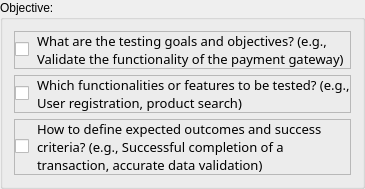
                      <widget class="QGroupBox" name="groupBox_22">
                       <property name="title">
                        <string>Objective:</string>
                       </property>
                       <layout class="QVBoxLayout" name="verticalLayout_33">
                        <item>
                         <widget class="QFrame" name="frame_55">
                          <property name="frameShape">
                           <enum>QFrame::StyledPanel</enum>
                          </property>
                          <property name="frameShadow">
                           <enum>QFrame::Raised</enum>
                          </property>
                          <layout class="QHBoxLayout" name="horizontalLayout_60">
                           <property name="spacing">
                            <number>8</number>
                           </property>
                           <property name="leftMargin">
                            <number>0</number>
                           </property>
                           <property name="topMargin">
                            <number>0</number>
                           </property>
                           <property name="rightMargin">
                            <number>0</number>
                           </property>
                           <property name="bottomMargin">
                            <number>0</number>
                           </property>
                           <item>
                            <widget class="QCheckBox" name="cb1">
                             <property name="sizePolicy">
                              <sizepolicy hsizetype="Fixed" vsizetype="Fixed">
                               <horstretch>0</horstretch>
                               <verstretch>0</verstretch>
                              </sizepolicy>
                             </property>
                             <property name="text">
                              <string/>
                             </property>
                            </widget>
                           </item>
                           <item>
                            <widget class="QLabel" name="label_59">
                             <property name="font">
                              <font>
                               <family>Cascadia Mono</family>
                               <pointsize>10</pointsize>
                               <weight>50</weight>
                               <italic>false</italic>
                               <bold>false</bold>
                              </font>
                             </property>
                             <property name="text">
                              <string>What are the testing goals and objectives? (e.g., Validate the functionality of the payment gateway)</string>
                             </property>
                             <property name="wordWrap">
                              <bool>true</bool>
                             </property>
                            </widget>
                           </item>
                          </layout>
                         </widget>
                        </item>
                        <item>
                         <widget class="QFrame" name="frame_56">
                          <property name="frameShape">
                           <enum>QFrame::StyledPanel</enum>
                          </property>
                          <property name="frameShadow">
                           <enum>QFrame::Raised</enum>
                          </property>
                          <layout class="QHBoxLayout" name="horizontalLayout_61">
                           <property name="spacing">
                            <number>8</number>
                           </property>
                           <property name="leftMargin">
                            <number>0</number>
                           </property>
                           <property name="topMargin">
                            <number>0</number>
                           </property>
                           <property name="rightMargin">
                            <number>0</number>
                           </property>
                           <property name="bottomMargin">
                            <number>0</number>
                           </property>
                           <item>
                            <widget class="QCheckBox" name="cb2">
                             <property name="sizePolicy">
                              <sizepolicy hsizetype="Fixed" vsizetype="Fixed">
                               <horstretch>0</horstretch>
                               <verstretch>0</verstretch>
                              </sizepolicy>
                             </property>
                             <property name="text">
                              <string/>
                             </property>
                            </widget>
                           </item>
                           <item>
                            <widget class="QLabel" name="label_60">
                             <property name="font">
                              <font>
                               <family>Cascadia Mono</family>
                               <pointsize>10</pointsize>
                               <weight>50</weight>
                               <italic>false</italic>
                               <bold>false</bold>
                              </font>
                             </property>
                             <property name="text">
                              <string>Which functionalities or features to be tested? (e.g., User registration, product search)</string>
                             </property>
                             <property name="wordWrap">
                              <bool>true</bool>
                             </property>
                            </widget>
                           </item>
                          </layout>
                         </widget>
                        </item>
                        <item>
                         <widget class="QFrame" name="frame_57">
                          <property name="frameShape">
                           <enum>QFrame::StyledPanel</enum>
                          </property>
                          <property name="frameShadow">
                           <enum>QFrame::Raised</enum>
                          </property>
                          <layout class="QHBoxLayout" name="horizontalLayout_62">
                           <property name="spacing">
                            <number>8</number>
                           </property>
                           <property name="leftMargin">
                            <number>0</number>
                           </property>
                           <property name="topMargin">
                            <number>0</number>
                           </property>
                           <property name="rightMargin">
                            <number>0</number>
                           </property>
                           <property name="bottomMargin">
                            <number>0</number>
                           </property>
                           <item>
                            <widget class="QCheckBox" name="cb3">
                             <property name="sizePolicy">
                              <sizepolicy hsizetype="Fixed" vsizetype="Fixed">
                               <horstretch>0</horstretch>
                               <verstretch>0</verstretch>
                              </sizepolicy>
                             </property>
                             <property name="text">
                              <string/>
                             </property>
                            </widget>
                           </item>
                           <item>
                            <widget class="QLabel" name="label_61">
                             <property name="font">
                              <font>
                               <family>Cascadia Mono</family>
                               <pointsize>10</pointsize>
                               <weight>50</weight>
                               <italic>false</italic>
                               <bold>false</bold>
                              </font>
                             </property>
                             <property name="text">
                              <string>How to define expected outcomes and success criteria? (e.g., Successful completion of a transaction, accurate data validation)</string>
                             </property>
                             <property name="wordWrap">
                              <bool>true</bool>
                             </property>
                            </widget>
                           </item>
                          </layout>
                         </widget>
                        </item>
                       </layout>
                      </widget>
